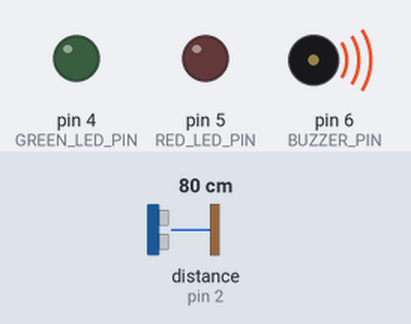
This sketch was run on a simulated Arduino Uno, built with avr-gcc and run on an emulated ATmega328P. On the bench: output pins drawn as LEDs (lit = HIGH), buzzer (waves = sounding). Wiring (inferred from the names in the program): ultrasonic range finder: trigger pin 3; echo pin 2. The test bench sets the inputs (shaded band); at power-on: distance to the obstacle (sensor on pin 2) 80 cm. The echo pulse lasts 58.3 µs per cm; pins used as bus, display or sensor lines are not drawn.

Above: at 1.2 s.
1.3 s: distance to the obstacle (sensor on pin 2) set to 54 cm
At 2.4 s:
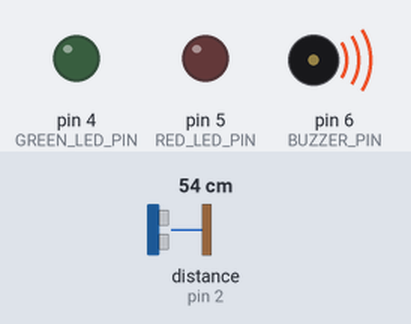
2.8 s: distance to the obstacle (sensor on pin 2) set to 47 cm
At 3.02 s:
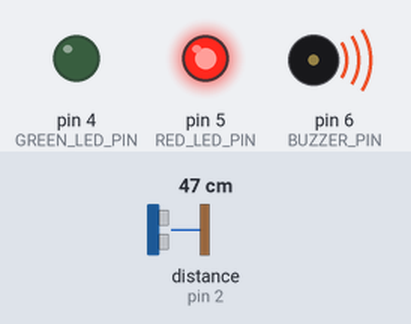
At 3.46 s:
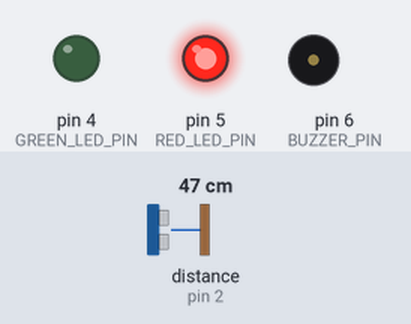
Timing chart, 0 to 11.8 s (numbered marks = the images above; inputs shaded):
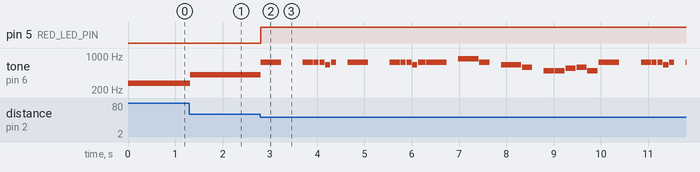

Measured:
- the behaviour switches between 51 and 50 cm on distance to the obstacle (sensor on pin 2) (found by bisection; images 1 and 2)
- after the input at 1.3 s, tone on pin 6 (BUZZER_PIN): 278 Hz → 413 Hz at once
- after the input at 2.8 s, pin 5 (RED_LED_PIN): LOW → HIGH at once; tone on pin 6 (BUZZER_PIN): plays 740 Hz for 0.43 s, 740 Hz for 0.22 s, 740 Hz for 0.11 s, 740 Hz for 0.11 s, 659 Hz for 0.11 s, 740 Hz for 0.11 s … (29 notes in this stretch), starting at once

The sketch:

lab2.ino
```cpp
/* US Sensor - Written by Mr.K 2021.10.16
   This code is written to sense distance and sound a buzzer
   "tone" commands */

// declare variables for pins
int GREEN_LED_PIN = 4;
int RED_LED_PIN = 5;
int BUZZER_PIN = 6;
int TRIGGER_PIN = 3;
int ECHO_PIN = 2;

float duration;
float distance;

//MUSIC VALUES, every index is the frequency one note or rest
int MUSIC_FRE[] = {740, 0, 740, 740, 740, 659, 740, 0, 740, 0, 740, 740, 740 , 659, 740, 740, 0, 880, 740, 0, 659, 587, 0, 494, 494, 554, 587, 494, 740};
//NOTE LENGTH, Length of note, 1 * 430ms is one quarter note
float MUSIC_DELAY[] = {1, 1, 0.5, 0.25, 0.25, 0.25, 0.25, 0.5, 1, 1, 0.5, 0.25, 0.25, 0.25, 0.375, 1, 0.5, 1, 0.5, 0.5, 1, 0.5, 0.5, 0.5, 0.5, 0.5, 0.5, 0.5, 1};

//Frequency Table
//F# = 740
//A = 880
//E = 659
//D = 587
//B = 494
//C# = 554

void setup()
{
  // set pins 3 to 6 outputs
  for (int i = 3; i <= 6; i++)
  {
    pinMode(i, OUTPUT);
  }
  pinMode(2, INPUT); // set pin 2 as input
}

void loop()
{
  /************ Start US Measurement Section ***********/
  digitalWrite(TRIGGER_PIN, LOW);
  delayMicroseconds(2);
  digitalWrite(TRIGGER_PIN, HIGH);
  delayMicroseconds(10);
  digitalWrite(TRIGGER_PIN, LOW);
  duration = pulseIn(ECHO_PIN, HIGH);
  distance = duration * 0.034 / 2;
  /************** End US Measurement Section ***********/

  // if distance is less than 50cm
  if (distance < 50)
  {
    digitalWrite(RED_LED_PIN, HIGH);
    digitalWrite(GREEN_LED_PIN, LOW);

    for (int i = 0; i <= 27; i++) {
    //For loop to iterate through the 2 arrays, playing the correct note and length of note
      if (MUSIC_FRE[i] != 0) {
        tone(BUZZER_PIN, MUSIC_FRE[i]);
        delay(MUSIC_DELAY[i] * 430);
      }
      else {
        noTone(BUZZER_PIN);
        delay(MUSIC_DELAY[i] * 430);
      }
      //No tone for short period to act like articulation
      noTone(BUZZER_PIN);
      delay(15);
    }
  }

  //Frequency Slider, Low to high based on distance
  else if ((distance >= 50) && (distance <= 110))
  {
    tone(BUZZER_PIN, 22000 / distance);
  }

  // distance is equal to or greater than 50cm
  else
  {
    digitalWrite(GREEN_LED_PIN, HIGH);
    digitalWrite(RED_LED_PIN, LOW);
    noTone(BUZZER_PIN);
  }
  delay(10); // small delay to save system resources
}
```
